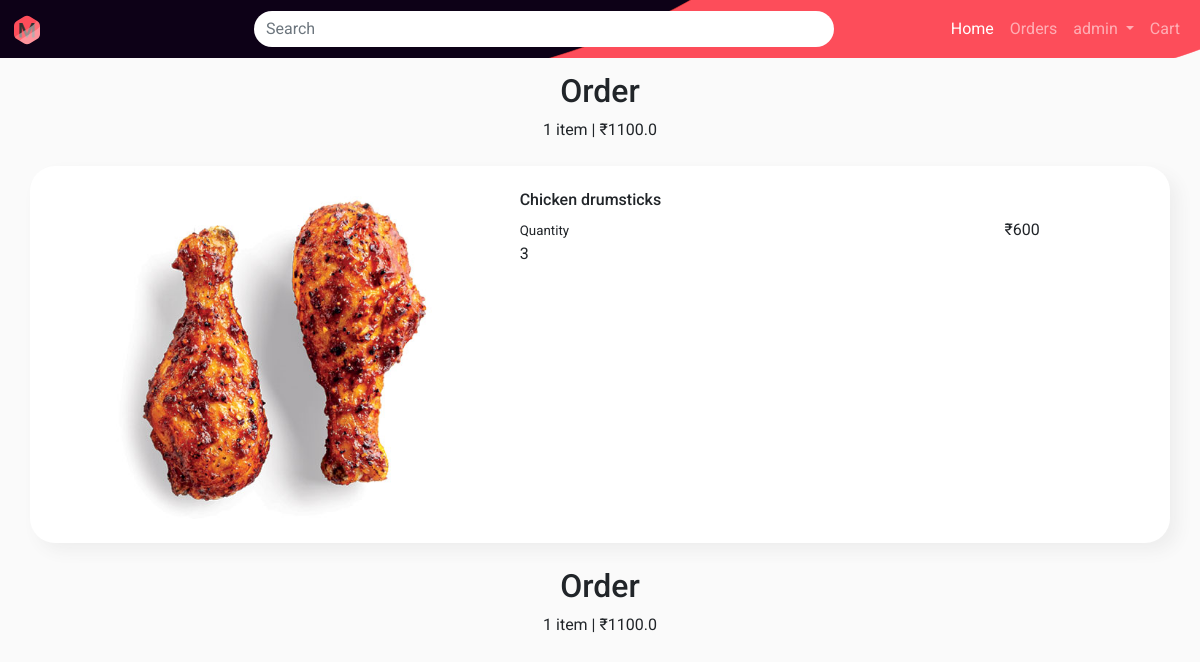
Page /order/2/ (signed in) on the committed database.
### home/models.py (models this page shows, shortened)
class Orders(models.Model):
    user = models.ForeignKey(settings.AUTH_USER_MODEL, related_name="orders", on_delete=models.CASCADE)
    total = models.FloatField()
    address = models.ForeignKey(Addresses, related_name="orders", on_delete=models.CASCADE)
    date = models.DateField()
    time = models.CharField(max_length=10)

class OrderItem(models.Model):
    item = models.ForeignKey(Product, related_name="order_item", on_delete=models.CASCADE)
    quantity = models.PositiveIntegerField()
    order = models.ForeignKey(Orders, related_name="order_item", on_delete=models.CASCADE)

class Product(models.Model):
    meat_type = (
        ('c', 'chicken'),
        ('b', 'beef'),
        ('m', 'mutton'),
        ('p', 'pork'),
        ('f', 'fish'),
    )
    title = models.CharField(max_length=255)
    description = models.TextField(max_length=2048)
    price = models.FloatField()
    stock = models.IntegerField()
    meat = models.CharField(max_length=1, choices=meat_type)

class ImageModel(models.Model):
    title = models.TextField(max_length=10)
    mainimage = models.ImageField(upload_to="static/images/", null=True)
    image = models.ForeignKey(Product, related_name='images', on_delete=models.CASCADE)

### home/views.py (the view)
# urls.py: path('order/<int:primary_key>/', views.order, name='order'),
@login_required
def order(request, primary_key):
    try:
        order = Orders.objects.get(id=primary_key, user=request.user)
        context = {}
        items = order.order_item.all()
        for i in items:
            i.range = range(1, i.item.stock + 1)
        print(context)
        context['items'] = items
        context['len_items'] = len(items)
        context['total'] = order.total
        return render(request, template_name="order_items.html", context=context)
    except Exception as e:
        print(e)
        return HttpResponseRedirect("/orders/")

### templates/order_items.html (shortened to what this page needs)
{% extends "base.html" %}
{% load static %}
{% block extra_css %}
    <link rel="stylesheet" href="{% static 'index.css' %}">
    <link rel="stylesheet" href="{% static 'cart.css' %}"/>
    <link rel="stylesheet" href="{% static 'button.css' %}"/>
{% endblock %}
{% block content %}
    <div class="container-fluid py-5">
        <div class="row text-center py-4">
            <h2>Order</h2>
            <div><span class="items">{{ len_items }}</span>
                {% if len_items == 1 %}
                    item
                {% else %}
                    items
                {% endif %}
                | ₹<span class="total">{{ total }}</span></div>
        </div>
        <div class="container">
            <div class="row neumorphic_container px-3">
                {% for item in items %}
                    <div class="col-xs-12" id="{{ item.id }}_row">
                        <div class="row py-4">
                            <div class=" col-5">
                                <div class="pull-left">
                                    <div>
                                        <img src="/{{ item.item.images.all.0.mainimage }}" alt="/{{ item.item.title }}"
                                             class="w-100">
                                    </div>
                                </div>
                            </div>
                            <div class="col-7">
                                <div class="row">
                                    <div class="h6 col-9 font-weight-bold me-auto">{{ item.item.title }}</div>
                                </div>
                                <div class="row">
                                    <div class="col col-6 col-md-9">
                                        <div class>
                                            <label for="inputGroupSelect01" style="font-size: smaller">Quantity</label>
                                        </div>
                                        <div class="holder ">
                                            {{ item.quantity }}
                                        </div>
                                    </div>
                                    <div class="col">
                                        <p id="price_{{ item.id }}" class="font-weight-bold">
                                            ₹{% widthratio item.item.price 1 item.quantity %} </p>
                                    </div>
                                </div>
                            </div>
                        </div>
                    </div>
                {% endfor %}
            </div>
        </div>
        <div class="row text-center py-4">
            <h2>Order</h2>
            <div><span class="items">{{ len_items }}</span>
                {% if len_items == 1 %}
                    item
                {% else %}
                    items
                {% endif %}
                | ₹<span class="total">{{ total }}</span>
            </div>
        </div>
    </div>
{% endblock %}

### templates/base.html (shortened to what this page needs)
{% load static %}
<!doctype html>
<html lang="en">
<head>
    <link href="https://cdn.jsdelivr.net/npm/bootstrap@5.0.0-beta2/dist/css/bootstrap.min.css" rel="stylesheet"
>
    <link rel="stylesheet" href="https://cdnjs.cloudflare.com/ajax/libs/font-awesome/5.15.3/css/all.min.css"
/>
    {% block extra_css %}
    {% endblock %}
</head>
<body>
<nav class="navbar navbar-expand-lg navbar-dark   fixed-top navbar-dark" id="navbar">
    <div class="container-fluid">
        <a class="navbar-brand" href="#">
            <img src="{% static 'images/icon.svg' %}" width="30" height="30" alt="">
        </a>
        <form class="d-flex ml-auto align-self-center text-center w-50 " method="GET" action="/search/">
            <input class="form-control search me-2" type="search" placeholder="Search" aria-label="Search" name="query">
        </form>
        <div class="collapse navbar-collapse justify-content-end" id="navbarSupportedContent">
            <ul class="navbar-nav ml-auto mb-2 mb-lg-0 d-flex ">
                <li class="nav-item ">
                    <a class="nav-link active" aria-current="page" href="/">Home</a>
                </li>
                <li class="nav-item">
                    <a class="nav-link" href="/orders/">Orders</a>
                </li>
                {% if user.is_authenticated %}
                    <li class="nav-item dropdown">
                        <a class="nav-link dropdown-toggle" href="#" id="navbarDropdown" role="button"
                           data-bs-toggle="dropdown" aria-expanded="false">
                            {{ user.username }}
                        </a>
                    </li>
                    <li class="nav-item">
                        <a class="nav-link" href="/cart">
                            Cart
                        </a>
                    </li>
                {% else %}
                    <li class="nav-item ms-auto">
                        <a class="nav-link ms-auto" href="/login/">login</a>
                    </li>
                {% endif %}
            </ul>
        </div>
    </div>
</nav>
{% block content %}
{% endblock %}
</body>
</html>

### static/index.css (style rules this page uses)
html { height: 100%; }
body { height: 100%; font-family: Roboto; }
#navbar { background-position: center; background-size: cover; }
.search { border-radius: 50px; border: 0; }
body, html { height: 100%; }
.d-flex { display: -webkit-box; display: -ms-flexbox; display: flex; }
body { background-color: #f7f7f7; }
a:link { text-decoration: none; }

### static/cart.css (style rules this page uses)
body { background: #FAFAFA; }
#navbar { background-image: url("/static/images/NAV BAR.svg"); }
img { border-radius: 13%; }
.neumorphic_container { border-radius: 25px; background: #ffffff; box-shadow: 8px 8px 16px #eeeeee; }
.holder { position: relative; background: rgb(255, 255, 255) none repeat scroll 0% 0%; display: inline-block; min-width: 52px; vertical-align: bottom; overflow: hidden; z-index: 0; }

### rows in the picture
Orders: total "1100.0"
OrderItem: item.images.all.0.mainimage (picture), item "Chicken drumsticks", quantity "3", item+quantity "600"

### other values in the picture
{{ user.username }} "admin"
{{ len_items }} "1"
